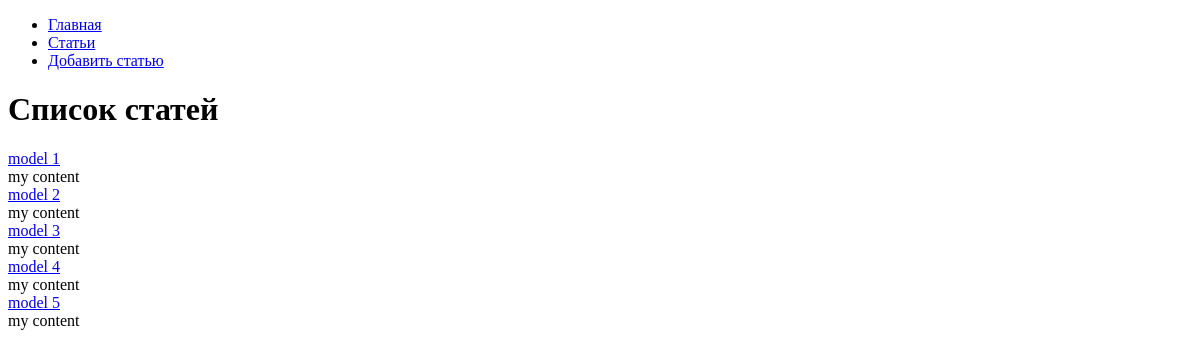
The page /articles/ on the database as committed earlier.
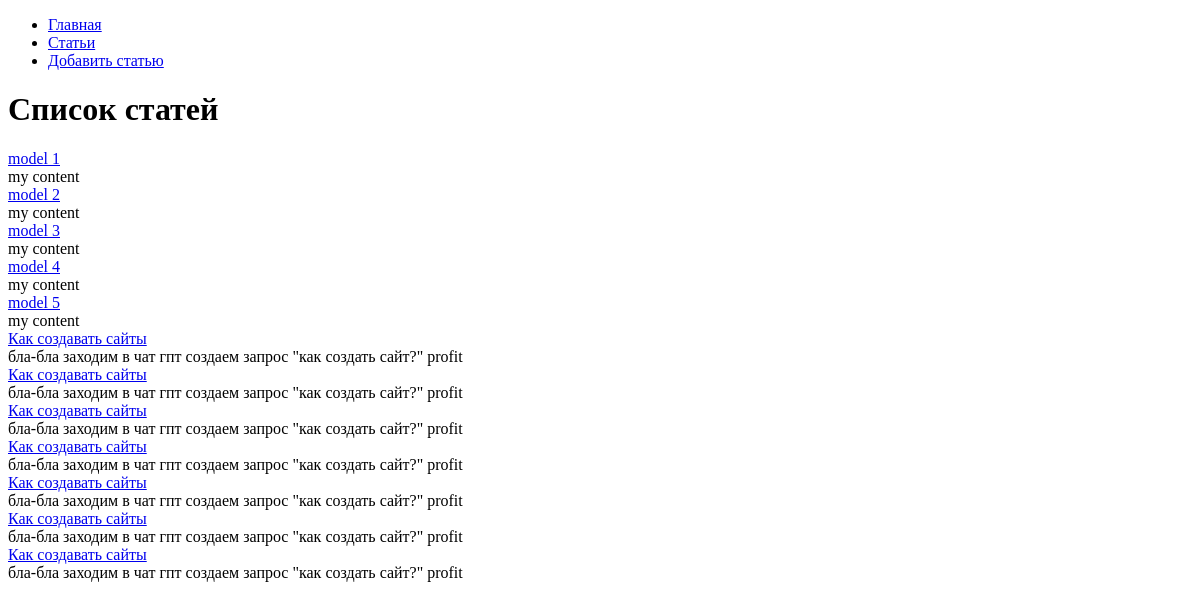
The same page on the database as committed later.
### hexlet_django_blog/article/models.py (models this page shows, shortened)
class Article(models.Model):
    name = models.CharField(max_length=200) # название статьи
    body = models.TextField() # тело статьи
    timestamp = models.DateTimeField(auto_now_add=True)

### hexlet_django_blog/article/views.py (the view)
# urls.py: path('',IndexView.as_view()),
class IndexView(View):
    def get(self, request, *args, **kwargs):
        articles = Article.objects.all()[:15]
        return render(request, 'articles/index.html', context={
            'articles': articles,
        })

### hexlet_django_blog/templates/articles/index.html
{% extends "base.html" %}
{% block content %}
    <h1>Список статей</h1>
    {% for article in articles %}
        <a href="/articles/{{article.id}}">{{ article.name }}</a>
        <div>{{ article.body|slice:":200" }}</div>
    {% endfor %}
{% endblock %}

### hexlet_django_blog/templates/base.html (shortened to what this page needs)
<!DOCTYPE html>
<html lang="en">
<head>
</head>
<body>
<div id="sidebar">
    {% block sidebar %}
        <ul>
            <li><a href="/">Главная</a></li>
            <li><a href="/articles/">Статьи</a></li>
            <li><a href="/articles/create/">Добавить статью</a></li>
        </ul>
    {% endblock %}
</div>
<div id="content">
    {% block content %}{% endblock %}
</div>
</body>
</html>

Rows that differ between the two databases and show on the page:
added Article: name "Как создавать сайты", body "бла-бла заходим в чат гпт создаем запрос \"как создать сайт?\" profit"
added Article: name "Как создавать сайты", body "бла-бла заходим в чат гпт создаем запрос \"как создать сайт?\" profit"
added Article: name "Как создавать сайты", body "бла-бла заходим в чат гпт создаем запрос \"как создать сайт?\" profit"
added Article: name "Как создавать сайты", body "бла-бла заходим в чат гпт создаем запрос \"как создать сайт?\" profit"
added Article: name "Как создавать сайты", body "бла-бла заходим в чат гпт создаем запрос \"как создать сайт?\" profit"
added Article: name "Как создавать сайты", body "бла-бла заходим в чат гпт создаем запрос \"как создать сайт?\" profit"
added Article: name "Как создавать сайты", body "бла-бла заходим в чат гпт создаем запрос \"как создать сайт?\" profit"
